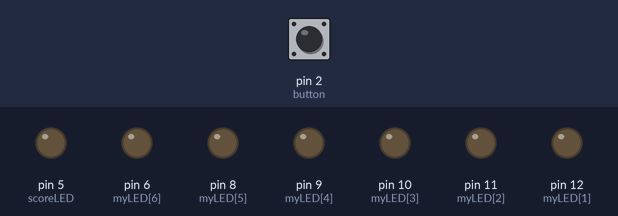
This sketch was run on a simulated Arduino Uno, built with avr-gcc and run on an emulated ATmega328P. On the bench: output pins drawn as LEDs (lit = HIGH). Dashed ring = blinking. Inputs (shaded band) come from the test bench; at power-on: pin 2 (button) HIGH. Pins used as bus, display or sensor lines are not drawn.

Above: at 2.8 s.
2.9 s: pin 2 (button) pulsed LOW 5 times (0.12 s each, 0.3 s apart)
At 2.95 s:
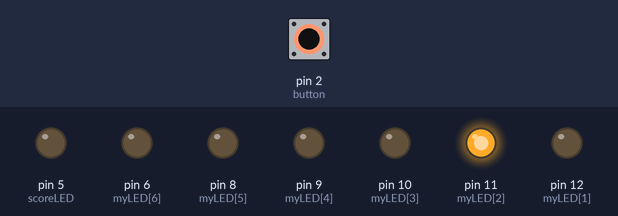
At 7.3 s:
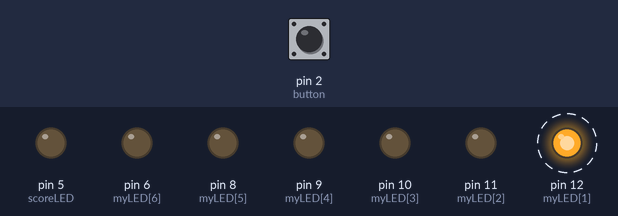
11.3 s: pin 2 (button) pulsed LOW 5 times (0.12 s each, 0.3 s apart)
At 14.27 s:
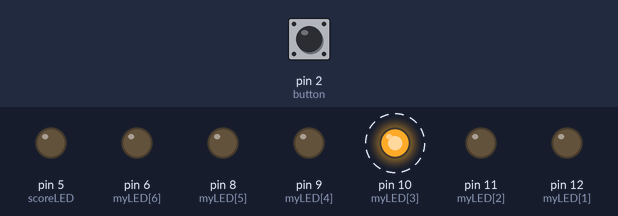
Timing chart, 0 to 25.7 s (numbered marks = the images above; inputs shaded):
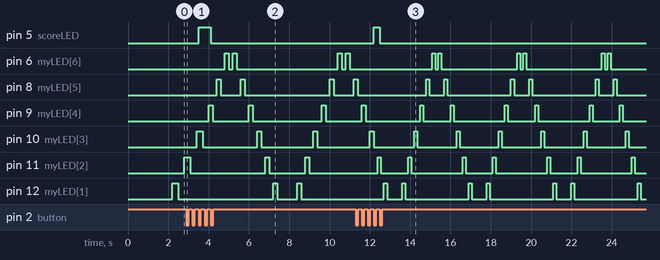

The sketch:

CycloneGame.ino
```cpp
/*
 Arduino Dice :)
 This example shows how to simulate throwing a dice with 6 LEDs
 By Esther van der Stappen
 */

// 6 consecutive digital pins for the LEDs
int first=13;
int second=12;
int third=11;
int fourth=10;
int fifth=9;
int sixth=8;

boolean jackpot=false;

int pace=300;

int scoreLED=5;

int myLED[7]={13, 12, 11, 10, 9, 8, 6};

// pin for the button switch
int button=2;
// value to check state of button switch
int pressed;

void blinklight(int LED, int pace ){
  digitalWrite(LED, HIGH);
  delay(pace);
  digitalWrite(LED, LOW);
  delay(pace);
}


void setup() {
  blinklight(2,800);
  // set all LED pins to OUTPUT
  for (int i = 0; i < 7; i++){
    pinMode(myLED[i], OUTPUT);
  }

  // set buttin pin to INPUT
  pinMode(button, INPUT);
  digitalWrite(button, HIGH);
  pinMode(scoreLED, OUTPUT);

  // initialize random seed by noise from analog pin 0 (should be unconnected)
  randomSeed(analogRead(0));

  attachInterrupt( 0 , interrupt , FALLING );
}

void loop() {
  // if button is pressed - throw the dice
  pressed = digitalRead(button);

//  if (pressed == LOW) {
    // remove previous number to LOW
    for (int i = 0; i < 7; i++){
      digitalWrite(myLED[i], LOW);

    }


    //write IF statements to light up the lights
    digitalWrite(first, HIGH);
//Going Up and turning LEDs on
    for(int i = 0; i < 7; i++){
        if(i == 3){
          jackpot=true;
        }
        blinklight(myLED[i],pace );
        if(i == 3){
          jackpot=false;
        }

    }
 //Going down and turning LEDs on
    for(int i = 6; i >= 0; i--){
        if (i == 3){
          jackpot=true;
        }

        blinklight(myLED[i],pace);
        if (i == 3){
          jackpot=false;
        }

    }


//  }
}


void interrupt(){
// delayMicroseconds(20000);
 //IF button not Pressed exit function

 //else increase speed and if midLED is on
  //incrament score, else  you lost
  if (jackpot){
    digitalWrite(scoreLED, HIGH);
    pace=pace-50;
  } else {
    digitalWrite(scoreLED, LOW);
  }

// else{
//    //ya lost
//    Serial.begin(9600);
//    Serial.print( "Your score: " );
//    Serial.println( score );
//    while(1){
//    //game over
//    }
// }
}
```

Measured:
- after the input at 2.9 s, pin 5 (scoreLED): LOW → HIGH after 0.60 s, → LOW 0.60 s later; pin 12 (myLED[1]): alternates HIGH for 0.20 s and LOW for 1.0 s, 4 changes in all, then stays LOW, starting after 4.3 s
- after the input at 11.3 s, pin 5 (scoreLED): LOW → HIGH after 0.90 s, → LOW 0.30 s later
- by itself, pin 6 (myLED[6]): repeats every 4.2 s: LOW 0.15 s, HIGH 0.15 s, LOW 3.8 s, HIGH 0.15 s
- by itself, pin 8 (myLED[5]): repeats every 4.2 s: HIGH 0.15 s, LOW 0.75 s, HIGH 0.15 s, LOW 3.2 s
- by itself, pin 9 (myLED[4]): repeats every 4.4 s: LOW 2.7 s, HIGH 0.15 s, LOW 1.4 s, HIGH 0.15 s
- by itself, pin 10 (myLED[3]): alternates HIGH for 0.15 s and LOW for 2.0 s
- by itself, pin 11 (myLED[2]): repeats every 4.2 s: LOW 1.4 s, HIGH 0.15 s, LOW 2.6 s, HIGH 0.15 s
